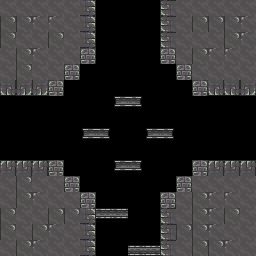

This game map was drawn from its Tiled (.tmx) file and the tilesets committed beside it. A one-line description and the full map source follow:
An orthogonal 16x16 tile map with 16x16 px tiles, 1 tile layer (Calque de Tile 1).

<map version="1.2" tiledversion="1.2.2" orientation="orthogonal" renderorder="right-down" width="16" height="16" tilewidth="16" tileheight="16" infinite="0" nextlayerid="2" nextobjectid="1">
 <tileset firstgid="1" source="../tileset.tsx" />
 <layer id="1" name="Calque de Tile 1" width="16" height="16">
  <data encoding="csv">
25,25,25,25,25,42,0,0,0,0,3221225514,25,25,25,25,25,
88,88,89,89,25,42,0,0,0,0,3221225514,25,88,88,88,89,
88,25,25,88,25,42,0,0,0,0,3221225514,25,25,25,88,89,
25,88,89,25,25,27,0,0,0,0,27,25,88,89,89,25,
25,88,25,25,27,0,0,0,0,0,0,27,25,25,25,25,
1610612776,2684354602,2684354602,27,0,0,0,0,0,0,0,0,27,1610612776,1610612776,2684354602,
0,0,0,0,0,0,39,21,23,0,0,0,0,0,0,0,
0,0,0,0,0,0,0,0,0,0,0,0,0,0,0,0,
0,0,0,0,4,21,23,0,4,21,23,0,0,0,0,0,
0,0,0,0,0,0,0,0,0,0,0,0,0,0,0,0,
1610612778,1610612778,1610612778,27,0,0,39,21,23,0,0,0,27,1610612778,1610612778,1610612778,
25,88,25,25,27,0,0,0,0,0,0,27,25,25,25,25,
25,88,89,25,25,27,0,0,0,0,27,25,88,89,89,25,
88,25,25,88,88,42,22,22,0,0,3221225514,25,88,89,88,25,
88,25,88,89,25,42,0,0,0,0,3221225514,88,88,89,25,25,
25,88,89,25,25,42,0,0,3221225494,3221225494,3221225514,25,88,88,89,25
</data>
 </layer>
</map>
